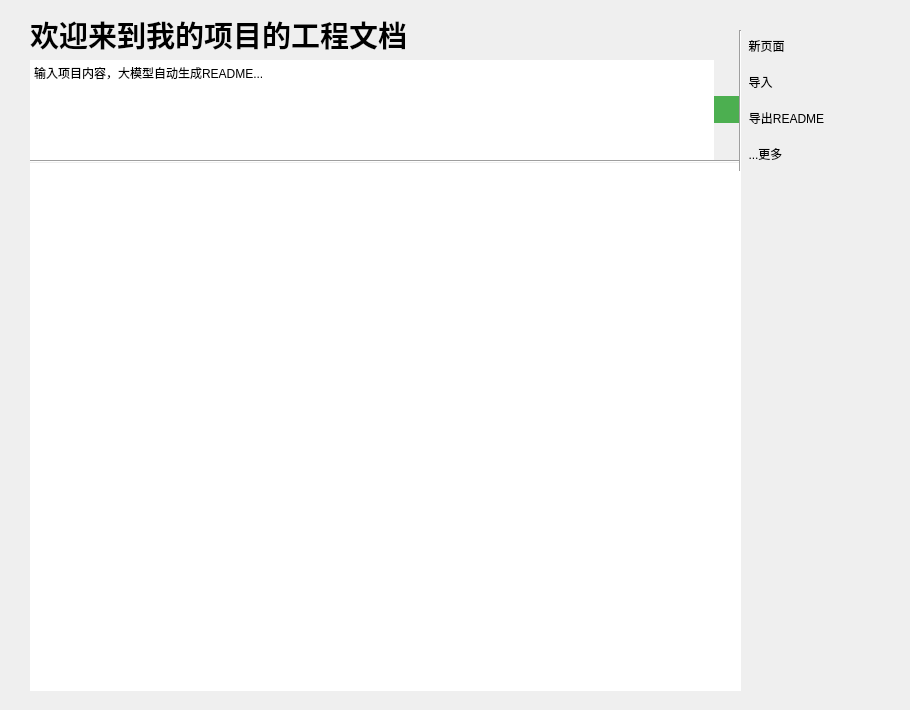
    <widget class="QWidget" name="readme">
     <widget class="QWidget" name="widget_11" native="true">
      <property name="geometry">
       <rect>
        <x>0</x>
        <y>0</y>
        <width>741</width>
        <height>701</height>
       </rect>
      </property>
      <layout class="QVBoxLayout" name="verticalLayout_7">
       <property name="spacing">
        <number>0</number>
       </property>
       <property name="leftMargin">
        <number>30</number>
       </property>
       <property name="topMargin">
        <number>10</number>
       </property>
       <property name="bottomMargin">
        <number>10</number>
       </property>
       <item>
        <widget class="QLabel" name="label_8">
         <property name="minimumSize">
          <size>
           <width>709</width>
           <height>50</height>
          </size>
         </property>
         <property name="maximumSize">
          <size>
           <width>10000</width>
           <height>50</height>
          </size>
         </property>
         <property name="styleSheet">
          <string notr="true">QLabel {
  border: none;
    margin: 0px;
    padding: 0px;
}</string>
         </property>
         <property name="text">
          <string>&lt;html&gt;&lt;head/&gt;&lt;body&gt;&lt;p&gt;&lt;span style=&quot; font-size:22pt; font-weight:700;&quot;&gt;欢迎来到我的项目的工程文档&lt;/span&gt;&lt;/p&gt;&lt;/body&gt;&lt;/html&gt;</string>
         </property>
        </widget>
       </item>
       <item>
        <widget class="QWidget" name="widget_21" native="true">
         <layout class="QHBoxLayout" name="horizontalLayout_6">
          <property name="spacing">
           <number>0</number>
          </property>
          <property name="leftMargin">
           <number>0</number>
          </property>
          <property name="topMargin">
           <number>0</number>
          </property>
          <property name="rightMargin">
           <number>0</number>
          </property>
          <property name="bottomMargin">
           <number>0</number>
          </property>
          <item>
           <widget class="QTextEdit" name="textEdit_6">
            <property name="sizePolicy">
             <sizepolicy hsizetype="Expanding" vsizetype="Fixed">
              <horstretch>0</horstretch>
              <verstretch>0</verstretch>
             </sizepolicy>
            </property>
            <property name="minimumSize">
             <size>
              <width>0</width>
              <height>100</height>
             </size>
            </property>
            <property name="maximumSize">
             <size>
              <width>16777215</width>
              <height>100</height>
             </size>
            </property>
            <property name="styleSheet">
             <string notr="true">border:none;</string>
            </property>
            <property name="html">
             <string>&lt;!DOCTYPE HTML PUBLIC &quot;-//W3C//DTD HTML 4.0//EN&quot; &quot;http://www.w3.org/TR/REC-html40/strict.dtd&quot;&gt;
&lt;html&gt;&lt;head&gt;&lt;meta name=&quot;qrichtext&quot; content=&quot;1&quot; /&gt;&lt;meta charset=&quot;utf-8&quot; /&gt;&lt;style type=&quot;text/css&quot;&gt;
p, li { white-space: pre-wrap; }
hr { height: 1px; border-width: 0; }
li.unchecked::marker { content: &quot;\2610&quot;; }
li.checked::marker { content: &quot;\2612&quot;; }
&lt;/style&gt;&lt;/head&gt;&lt;body style=&quot; font-family:'Microsoft YaHei UI'; font-size:9pt; font-weight:400; font-style:normal;&quot;&gt;
&lt;p style=&quot; margin-top:0px; margin-bottom:0px; margin-left:0px; margin-right:0px; -qt-block-indent:0; text-indent:0px;&quot;&gt;输入项目内容，大模型自动生成README...&lt;/p&gt;&lt;/body&gt;&lt;/html&gt;</string>
            </property>
           </widget>
          </item>
          <item>
           <widget class="QToolButton" name="toolButton_4">
            <property name="styleSheet">
             <string notr="true">QToolButton {
    border: none;
    background-color: #4CAF50;  /* 背景色 */
    color: white;               /* 文字颜色 */
    padding: 4px;
}

QToolButton:hover {
    background-color: #45a049;  /* 悬停状态 */
}

QToolButton:pressed {
    background-color: #3d8b40;  /* 按下状态 */
}</string>
            </property>
            <property name="text">
             <string/>
            </property>
            <property name="icon">
             <iconset theme="QIcon::ThemeIcon::MediaPlaybackStart"/>
            </property>
           </widget>
          </item>
         </layout>
        </widget>
       </item>
       <item>
        <widget class="Line" name="line_12">
         <property name="orientation">
          <enum>Qt::Orientation::Horizontal</enum>
         </property>
        </widget>
       </item>
       <item>
        <widget class="QTextEdit" name="textEdit_5">
         <property name="styleSheet">
          <string notr="true">border:none;</string>
         </property>
        </widget>
       </item>
      </layout>
     </widget>
     <widget class="Line" name="line_4">
      <property name="geometry">
       <rect>
        <x>730</x>
        <y>30</y>
        <width>20</width>
        <height>141</height>
       </rect>
      </property>
      <property name="orientation">
       <enum>Qt::Orientation::Vertical</enum>
      </property>
     </widget>
     <widget class="QWidget" name="widget_12" native="true">
      <property name="geometry">
       <rect>
        <x>740</x>
        <y>30</y>
        <width>161</width>
        <height>143</height>
       </rect>
      </property>
      <layout class="QVBoxLayout" name="verticalLayout_8">
       <item>
        <widget class="QToolButton" name="toolButton_111">
         <property name="styleSheet">
          <string notr="true">QToolButton {
    border: none;
    padding: 4px;
}
QToolButton:hover {
	color: rgb(0, 100, 255);
}

QToolButton:pressed {
	color: rgb(0, 100, 255);
}</string>
         </property>
         <property name="text">
          <string>新页面</string>
         </property>
         <property name="icon">
          <iconset theme="QIcon::ThemeIcon::FolderNew"/>
         </property>
         <property name="toolButtonStyle">
          <enum>Qt::ToolButtonStyle::ToolButtonTextBesideIcon</enum>
         </property>
        </widget>
       </item>
       <item>
        <widget class="QToolButton" name="toolButton_112">
         <property name="styleSheet">
          <string notr="true">QToolButton {
    border: none;
    padding: 4px;
}

QToolButton:hover {
	color: rgb(0, 100, 255);
}

QToolButton:pressed {
	color: rgb(0, 100, 255);

}</string>
         </property>
         <property name="text">
          <string>导入</string>
         </property>
         <property name="icon">
          <iconset theme="QIcon::ThemeIcon::DocumentOpen"/>
         </property>
         <property name="toolButtonStyle">
          <enum>Qt::ToolButtonStyle::ToolButtonTextBesideIcon</enum>
         </property>
        </widget>
       </item>
       <item>
        <widget class="QToolButton" name="toolButton_113">
         <property name="styleSheet">
          <string notr="true">QToolButton {
    border: none;
    padding: 4px;
}

QToolButton:hover {
	color: rgb(0, 100, 255);
}

QToolButton:pressed {
	color: rgb(0, 100, 255);
}</string>
         </property>
         <property name="text">
          <string>导出README</string>
         </property>
         <property name="icon">
          <iconset theme="QIcon::ThemeIcon::DocumentSaveAs"/>
         </property>
         <property name="toolButtonStyle">
          <enum>Qt::ToolButtonStyle::ToolButtonTextBesideIcon</enum>
         </property>
        </widget>
       </item>
       <item>
        <widget class="QToolButton" name="toolButton_114">
         <property name="styleSheet">
          <string notr="true">QToolButton {
    border: none;
    padding: 4px;
}

QToolButton:hover {
	color: rgb(0, 100, 255);
}

QToolButton:pressed {
color: rgb(0, 100, 255);}</string>
         </property>
         <property name="text">
          <string>...更多</string>
         </property>
        </widget>
       </item>
      </layout>
     </widget>
    </widget>
